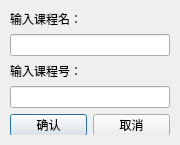
<?xml version="1.0" encoding="UTF-8"?>
<ui version="4.0">
 <class>add_course_Dialog</class>
 <widget class="QDialog" name="add_course_Dialog">
  <property name="geometry">
   <rect>
    <x>0</x>
    <y>0</y>
    <width>180</width>
    <height>145</height>
   </rect>
  </property>
  <property name="contextMenuPolicy">
   <enum>Qt::ActionsContextMenu</enum>
  </property>
  <property name="windowTitle">
   <string>Add Course</string>
  </property>
  <widget class="QWidget" name="verticalLayoutWidget">
   <property name="geometry">
    <rect>
     <x>10</x>
     <y>10</y>
     <width>160</width>
     <height>125</height>
    </rect>
   </property>
   <layout class="QVBoxLayout" name="verticalLayout">
    <item>
     <widget class="QLabel" name="label">
      <property name="font">
       <font>
        <family>Microsoft YaHei UI</family>
       </font>
      </property>
      <property name="text">
       <string>输入课程名：</string>
      </property>
     </widget>
    </item>
    <item>
     <widget class="QLineEdit" name="lineEdit_name"/>
    </item>
    <item>
     <widget class="QLabel" name="label_2">
      <property name="font">
       <font>
        <family>Microsoft YaHei UI</family>
       </font>
      </property>
      <property name="text">
       <string>输入课程号：</string>
      </property>
     </widget>
    </item>
    <item>
     <widget class="QLineEdit" name="lineEdit_num"/>
    </item>
    <item>
     <layout class="QHBoxLayout" name="horizontalLayout">
      <item>
       <widget class="QPushButton" name="pushButton_enter">
        <property name="text">
         <string>确认</string>
        </property>
       </widget>
      </item>
      <item>
       <widget class="QPushButton" name="pushButton_return">
        <property name="text">
         <string>取消</string>
        </property>
       </widget>
      </item>
     </layout>
    </item>
   </layout>
  </widget>
 </widget>
 <resources/>
 <connections/>
</ui>
